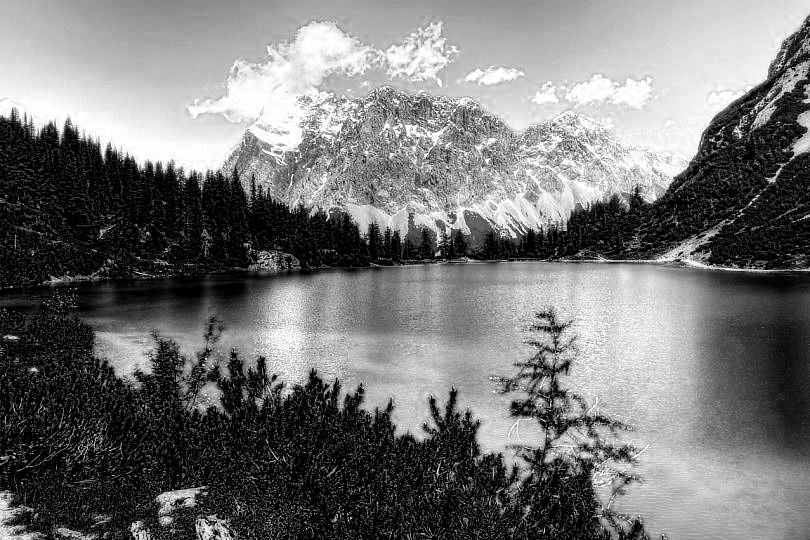
#> input picture imagen1_salida_gray_azul.jpg, 810 x 540 px
$ jupyter execute 'lab 1.ipynb'
#> lines starting #> are read from the running program, lines starting #| are printed output that depends on the picture
[cell 1]
import cv2
import numpy as np

def activar_canales(imagen, color):
    imagen_modificada = imagen.copy()

    if color == 1:
        imagen_modificada[:, :, 1] = 0
        imagen_modificada[:, :, 2] = 0

    elif color == 2:
        imagen_modificada[:, :, 0] = 0
        imagen_modificada[:, :, 2] = 0

    elif color == 3:
        imagen_modificada[:, :, 0] = 0
        imagen_modificada[:, :, 1] = 0

    elif color == 10:
        imagen_modificada[:, :, 0] = 0

    elif color == 20:
        imagen_modificada[:, :, 2] = 0

    elif color == 30:
        imagen_modificada[:, :, 1] = 0

    return imagen_modificada

[cell 2]
import cv2
import numpy as np

imagen_azul = cv2.imread('imagen1_salida_gray_azul.jpg', cv2.IMREAD_GRAYSCALE)
#> imagen_azul is the input picture: shape (540, 810); min 0, max 255, mean 118.1
imagen_rojo = cv2.imread('imagen1_salida_gray_rojo.jpg', cv2.IMREAD_GRAYSCALE)
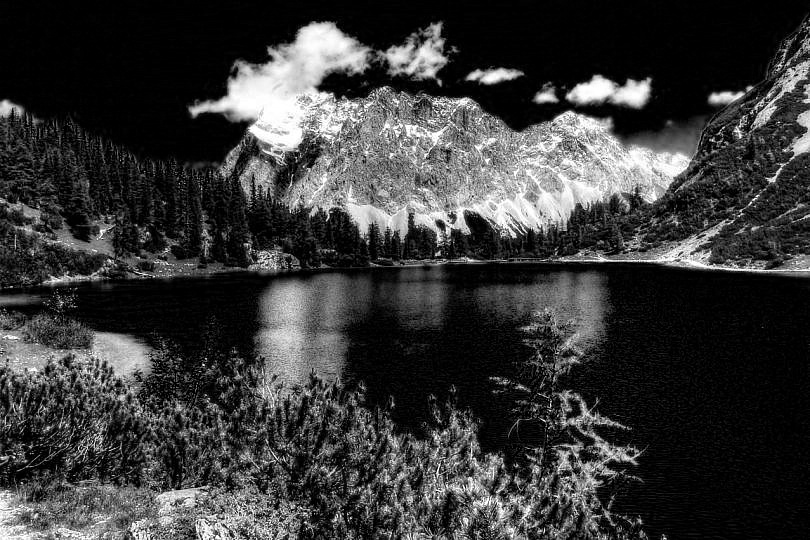
#> input picture imagen1_salida_gray_rojo.jpg, 810 x 540 px
#> imagen_rojo is the input picture: shape (540, 810); min 0, max 255, mean 57.5
imagen_verde = cv2.imread('imagen1_salida_gray_verde.jpg', cv2.IMREAD_GRAYSCALE)
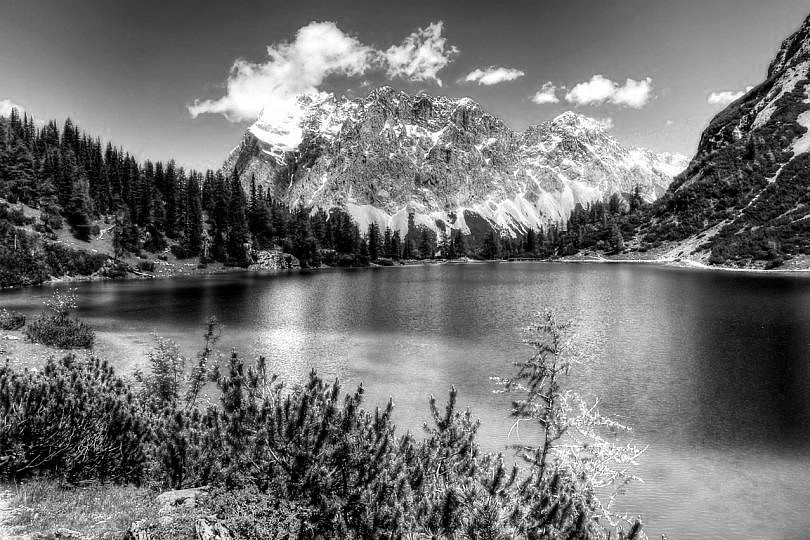
#> input picture imagen1_salida_gray_verde.jpg, 810 x 540 px
#> imagen_verde is the input picture: shape (540, 810); min 0, max 255, mean 113.9

if imagen_azul.shape != imagen_rojo.shape or imagen_rojo.shape != imagen_verde.shape:
    raise ValueError("Las imágenes deben tener las mismas dimensiones")

imagen_color = np.zeros((imagen_azul.shape[0], imagen_azul.shape[1], 3), dtype=np.uint8)

imagen_color[:, :, 0] = imagen_azul
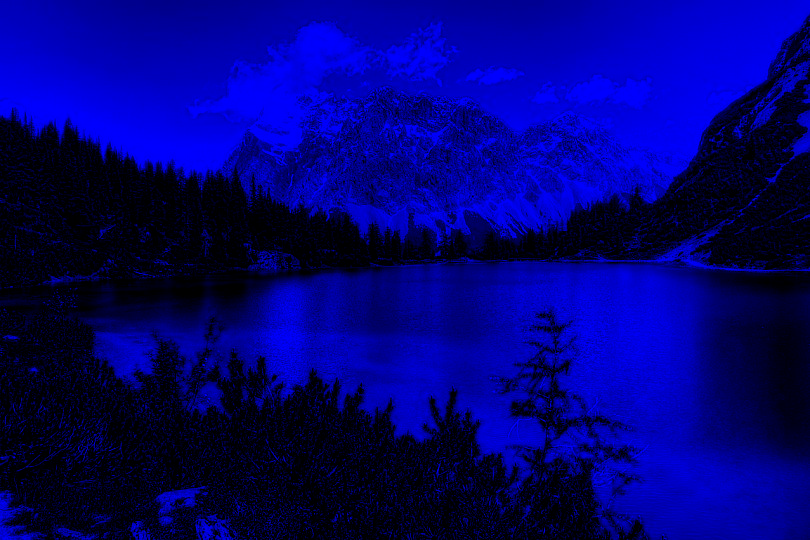
#> imagen_color: shape (540, 810, 3); mean of channels 0, 1, 2 118.1, 0, 0; drawn as B, G, R
imagen_color[:, :, 1] = imagen_verde
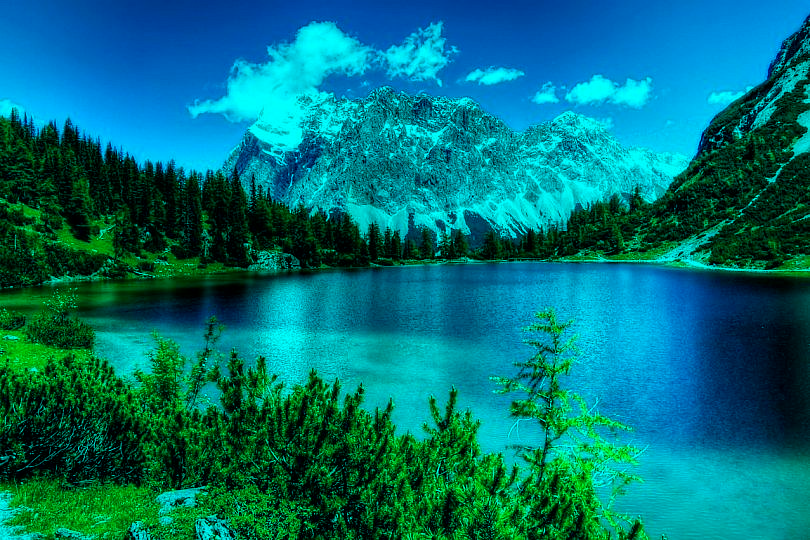
#> imagen_color: shape (540, 810, 3); mean of channels 0, 1, 2 118.1, 113.9, 0; drawn as B, G, R
imagen_color[:, :, 2] = imagen_rojo
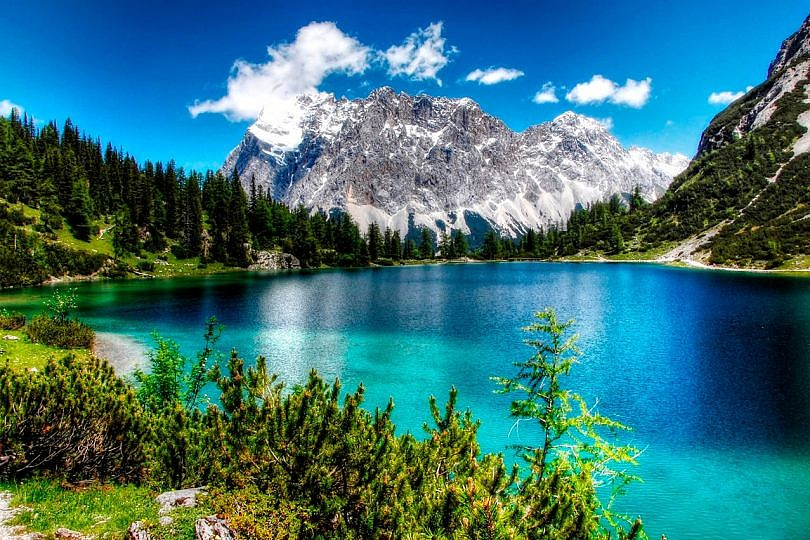
#> imagen_color: shape (540, 810, 3); mean of channels 0, 1, 2 118.1, 113.9, 57.5; drawn as B, G, R

cv2.imwrite('imagen_reconstruida.png', imagen_color)

cv2.imshow('Imagen Reconstruida', imagen_color)
cv2.waitKey(0)
cv2.destroyAllWindows()

[cell 3]
def escala_grises_3d(imagen):
    imagen_gris = cv2.cvtColor(imagen, cv2.COLOR_BGR2GRAY)
    imagen1 = imagen_gris.copy()
    imagen2 = imagen_gris.copy()
    imagen3 = imagen_gris.copy()

    return imagen1, imagen2, imagen3

imagen = cv2.imread('problema 3.jpg')
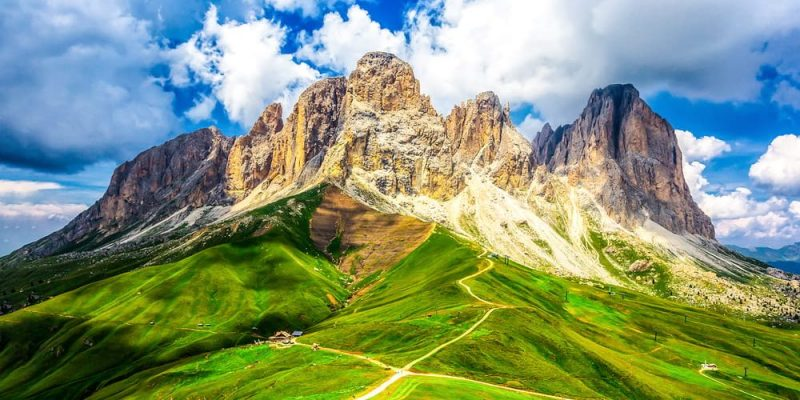
#> input picture problema 3.jpg, 800 x 400 px
#> imagen is the input picture: shape (400, 800, 3); mean B, G, R 117.6, 148.6, 130.1
imagen1, imagen2, imagen3 = escala_grises_3d(imagen)
#> in escala_grises_3d, `imagen_gris = cv2.cvtColor(imagen, cv2.COLOR_BGR2GRAY)`:
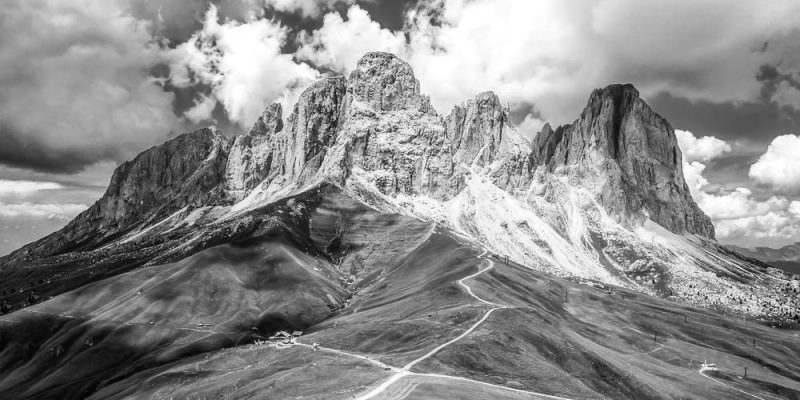
#> imagen_gris: shape (400, 800); min 1, max 255, mean 139.6
cv2.imshow('Imagen 1', imagen1)
cv2.imshow('Imagen 2', imagen2)
cv2.imshow('Imagen 3', imagen3)
cv2.waitKey(0)
cv2.destroyAllWindows()

[cell 4]
import matplotlib.pyplot as plt

def mostrar_histogramas(imagen):
    imagen_gris = cv2.cvtColor(imagen, cv2.COLOR_BGR2GRAY)

    colores = ('b', 'g', 'r')
    for i, color in enumerate(colores):
        hist = cv2.calcHist([imagen], [i], None, [256], [0, 256])
        plt.plot(hist, color=color)
        plt.axvline(x=np.mean(hist), color=color, linestyle='dashed', linewidth=1)
    plt.title('Histogramas de Canales de Color')
    plt.xlabel('Intensidad de Color')
    plt.ylabel('Frecuencia')
    plt.show()
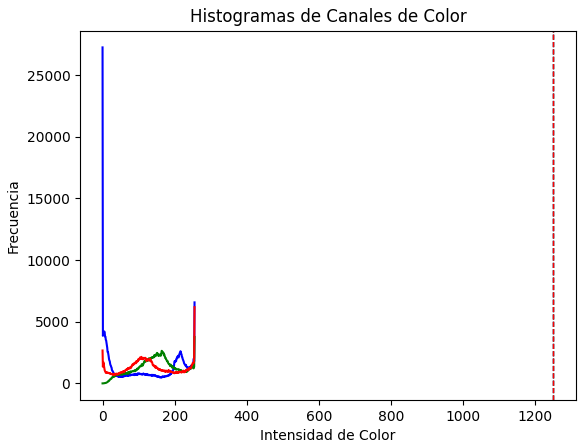
#> figure drawn by matplotlib, 1 panel; curve peaks at x = 0, y = 27242; curve peaks at x = 255, y = 3763

    hist_gris = cv2.calcHist([imagen_gris], [0], None, [256], [0, 256])
#> hist_gris = 256 values, max 3037 at index 255, min 0 at index 0, mean 1250
    plt.plot(hist_gris, color='k')
    plt.axvline(x=np.mean(hist_gris), color='k', linestyle='dashed', linewidth=1)
    plt.title('Histograma de Escala de Grises')
    plt.xlabel('Intensidad de Color')
    plt.ylabel('Frecuencia')
    plt.show()
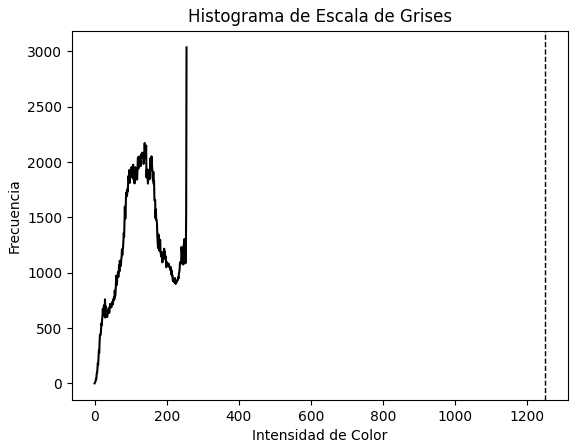
#> figure drawn by matplotlib, 1 panel; curve peaks at x = 255, y = 3037

imagen = cv2.imread('problema 3.jpg')
mostrar_histogramas(imagen)

[cell 5]
def escala_grises_ponderada(imagen):
    coeficientes = [0.299, 0.587, 0.114]
    imagen_gris = np.dot(imagen[..., :3], coeficientes)
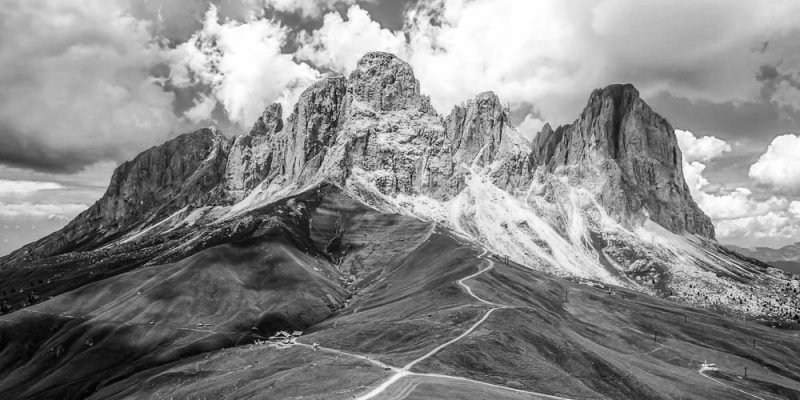
#> imagen_gris: shape (400, 800) float64; min 1.17, max 255, mean 137.2
    return imagen_gris.astype(np.uint8)

imagen = cv2.imread('problema 3.jpg')
imagen_gris_ponderada = escala_grises_ponderada(imagen)
cv2.imshow('Imagen en Escala de Grises Ponderada', imagen_gris_ponderada)
cv2.waitKey(0)
cv2.destroyAllWindows()
